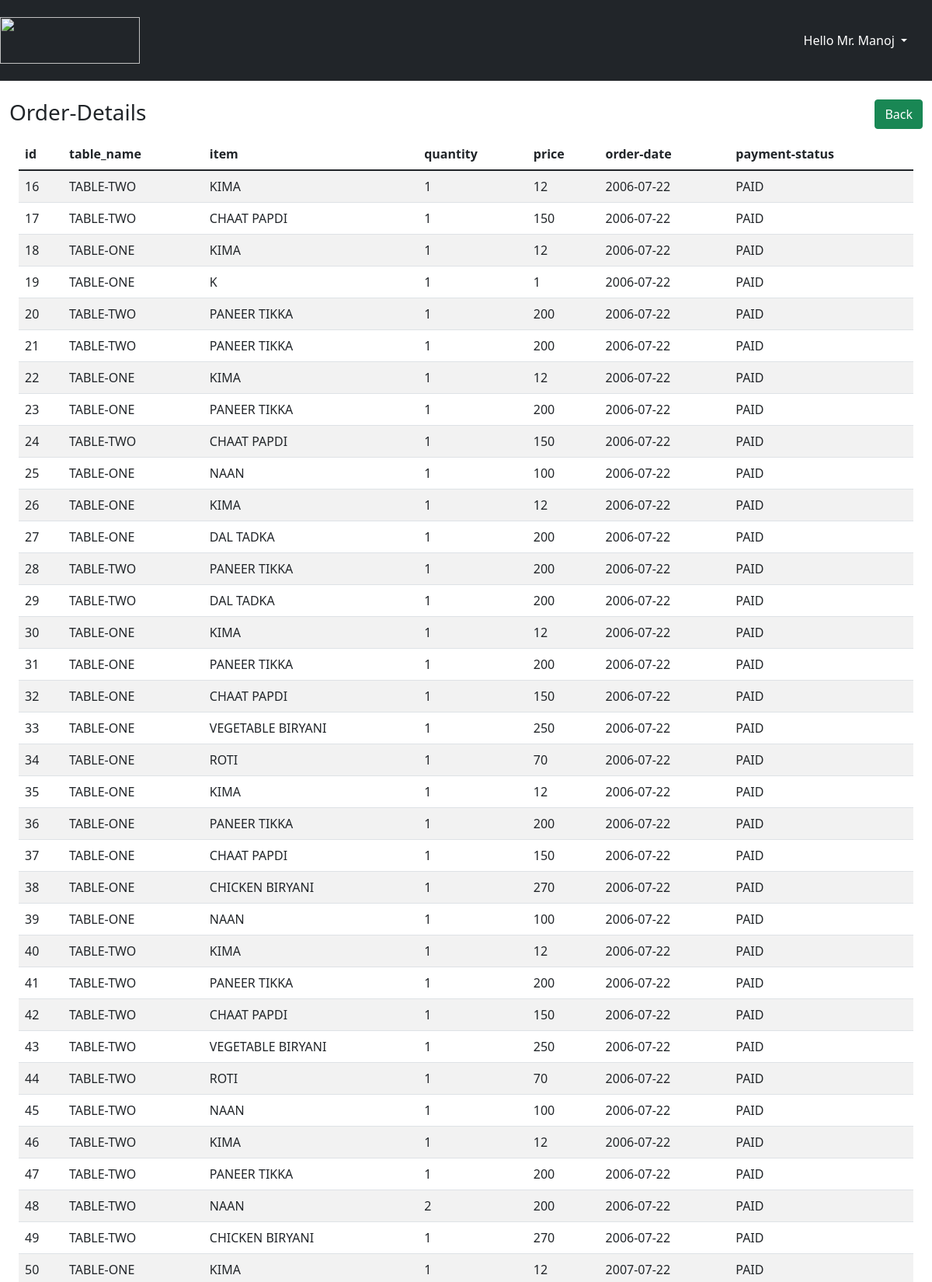
Page /alltimesorder.php (signed in, upper part) on the committed database.
### tables this page shows
CREATE TABLE IF NOT EXISTS `rms_admin` (
  `id` int(10) NOT NULL AUTO_INCREMENT,
  `name` varchar(30) NOT NULL,
  `email` varchar(30) NOT NULL,
  `mobile_no` int(13) NOT NULL,
  `gender` varchar(30) NOT NULL,
  `address` varchar(100) NOT NULL,
  `password` varchar(200) NOT NULL,
  PRIMARY KEY (`id`),
  UNIQUE KEY `email` (`email`)
);

CREATE TABLE IF NOT EXISTS `rms_order` (
  `id` int(30) NOT NULL AUTO_INCREMENT,
  `table_name` int(30) NOT NULL,
  `item` int(30) NOT NULL,
  `quantity` float NOT NULL,
  `price` float NOT NULL,
  `order_date` date NOT NULL,
  `payment_status` varchar(30) NOT NULL,
  `manage_by` int(10) NOT NULL,
  PRIMARY KEY (`id`),
  KEY `FK_order_table` (`table_name`),
  KEY `FK_order_admin` (`manage_by`)
);

CREATE TABLE IF NOT EXISTS `rms_tables` (
  `id` int(30) NOT NULL AUTO_INCREMENT,
  `name` varchar(30) NOT NULL,
  PRIMARY KEY (`id`),
  UNIQUE KEY `name` (`name`)
);

CREATE TABLE IF NOT EXISTS `items` (
  `id` int(30) NOT NULL AUTO_INCREMENT,
  `item_name` varchar(30) NOT NULL,
  `item_description` varchar(200) NOT NULL,
  `item_price` float NOT NULL,
  `item_catagory` int(30) NOT NULL,
  `status` varchar(30) NOT NULL,
  PRIMARY KEY (`id`),
  UNIQUE KEY `item_name` (`item_name`),
  KEY `FK_Item_Cat` (`item_catagory`)
);

### alltimesorder.php (the view, shortened to what this page needs)
<?php
include 'rmsdbcon.php';
 if(isset($_SESSION["admin"])){
  $user = $_SESSION["admin"];
  $r = mysqli_query($con, "SELECT * FROM `rms_admin` WHERE `id`='$user'");
  $row = mysqli_fetch_array($r);
  $i = $row["name"];
 }else{
    header("location:rmslogout.php");
}
$_result = mysqli_query($con,"SELECT * FROM `rms_order`;");
?>
<!DOCTYPE html>
<html lang="en">
<head>
  <link href="https://cdn.jsdelivr.net/npm/bootstrap@5.1.3/dist/css/bootstrap.min.css" rel="stylesheet">
</head>
<body>
<header>
    <nav class="navbar navbar-light bg-dark">
        <a class="navbar-brand" href="#">
            <img src="images/food-mania-logo.png" width="180" height="60" class="d-inline-block align-top" alt="">
        </a>
        <div id="page-content-wrapper">
            <nav class="navbar navbar-expand-lg navbar-light bg-transparent py-4 px-4">
                <div class="collapse navbar-collapse" id="navbarSupportedContent">
                    <ul class="navbar-nav ms-auto mb-2 mb-lg-0">
                        <li class="nav-item dropdown">
                            <a class="nav-link dropdown-toggle second-text text-white" href="#" id="navbarDropdown"
                                role="button" data-bs-toggle="dropdown" aria-expanded="false">
                                <i class="fas fa-user me-2"></i><?php echo "Hello ".$i?>
                            </a>
                        </li>
                    </ul>
                </div>
            </nav>
        </div>
    </nav>
</header>
<div class="container-fluid">
        <div class="row g-3 my-2">
            <div class="col">
                <h3>Order-Details</h3>
            </div>
            <div class="col">
                <a href="displaytodaysorder.php" class="btn btn-success btn-lg-3" role="button" style="margin-left: 760px;">Back</a>
            </div>
        </div>
<?php
if (mysqli_num_rows($_result)>0){
?>
<div class="container-fluid">
<table class="table table-striped">
  <thead>
    <tr>
      <th scope="col">id</th>
      <th scope="col">table_name</th>
      <th scope="col">item</th>
      <th scope="col">quantity</th>
      <th scope="col">price</th>
      <th scope="col">order-date</th>
      <th scope="col">payment-status</th>
    </tr>
  </thead>
  <?php
while($row1=mysqli_fetch_array($_result)){
    $ni=$row1["table_name"];
    $nq= mysqli_query($con, "SELECT * FROM `rms_tables` WHERE `id`='$ni'");
    $r = mysqli_fetch_array($nq);
    $ix = $r["name"];
    $nn= $row1["item"];
    $nh= mysqli_query($con, "SELECT * FROM `items` WHERE `id`='$nn'");
    $rx = mysqli_fetch_array($nh);
    $is = $rx["item_name"];
    ?>
    <tr>
    <td><?php echo $row1["id"];?></td>
    <td><?php echo $ix;?></td>
    <td><?php echo $is;?></td>
    <td><?php echo $row1["quantity"];?></td>
    <td><?php echo $row1["price"];?></td>
    <td><?php echo $row1["order_date"];?></td>
    <td><?php echo $row1["payment_status"];?></td>
    </tr>
    <?php
}
?>
</table>
</div>
<?php
}
else{
    echo"No Record Found";
}
?>
</body>
</html>

### rows in the picture
rms_admin: name "Mr. Manoj"
rms_order: id "16", table_name.name "TABLE-TWO", items.item_name "KIMA", quantity "1", price "12", order_date "2006-07-22", payment_status "PAID"
rms_order: id "17", table_name.name "TABLE-TWO", items.item_name "CHAAT PAPDI", quantity "1", price "150", order_date "2006-07-22", payment_status "PAID"
rms_order: id "18", table_name.name "TABLE-ONE", items.item_name "KIMA", quantity "1", price "12", order_date "2006-07-22", payment_status "PAID"
rms_order: id "19", table_name.name "TABLE-ONE", items.item_name "K", quantity "1", price "1", order_date "2006-07-22", payment_status "PAID"
rms_order: id "20", table_name.name "TABLE-TWO", items.item_name "PANEER TIKKA", quantity "1", price "200", order_date "2006-07-22", payment_status "PAID"
rms_order: id "21", table_name.name "TABLE-TWO", items.item_name "PANEER TIKKA", quantity "1", price "200", order_date "2006-07-22", payment_status "PAID"
rms_order: id "22", table_name.name "TABLE-ONE", items.item_name "KIMA", quantity "1", price "12", order_date "2006-07-22", payment_status "PAID"
rms_order: id "23", table_name.name "TABLE-ONE", items.item_name "PANEER TIKKA", quantity "1", price "200", order_date "2006-07-22", payment_status "PAID"
rms_order: id "24", table_name.name "TABLE-TWO", items.item_name "CHAAT PAPDI", quantity "1", price "150", order_date "2006-07-22", payment_status "PAID"
rms_order: id "25", table_name.name "TABLE-ONE", items.item_name "NAAN", quantity "1", price "100", order_date "2006-07-22", payment_status "PAID"
rms_order: id "26", table_name.name "TABLE-ONE", items.item_name "KIMA", quantity "1", price "12", order_date "2006-07-22", payment_status "PAID"
rms_order: id "27", table_name.name "TABLE-ONE", items.item_name "DAL TADKA", quantity "1", price "200", order_date "2006-07-22", payment_status "PAID"
rms_order: id "28", table_name.name "TABLE-TWO", items.item_name "PANEER TIKKA", quantity "1", price "200", order_date "2006-07-22", payment_status "PAID"
rms_order: id "29", table_name.name "TABLE-TWO", items.item_name "DAL TADKA", quantity "1", price "200", order_date "2006-07-22", payment_status "PAID"
rms_order: id "30", table_name.name "TABLE-ONE", items.item_name "KIMA", quantity "1", price "12", order_date "2006-07-22", payment_status "PAID"
rms_order: id "31", table_name.name "TABLE-ONE", items.item_name "PANEER TIKKA", quantity "1", price "200", order_date "2006-07-22", payment_status "PAID"
rms_order: id "32", table_name.name "TABLE-ONE", items.item_name "CHAAT PAPDI", quantity "1", price "150", order_date "2006-07-22", payment_status "PAID"
rms_order: id "33", table_name.name "TABLE-ONE", items.item_name "VEGETABLE BIRYANI", quantity "1", price "250", order_date "2006-07-22", payment_status "PAID"
rms_order: id "34", table_name.name "TABLE-ONE", items.item_name "ROTI", quantity "1", price "70", order_date "2006-07-22", payment_status "PAID"
rms_order: id "35", table_name.name "TABLE-ONE", items.item_name "KIMA", quantity "1", price "12", order_date "2006-07-22", payment_status "PAID"
rms_order: id "36", table_name.name "TABLE-ONE", items.item_name "PANEER TIKKA", quantity "1", price "200", order_date "2006-07-22", payment_status "PAID"
rms_order: id "37", table_name.name "TABLE-ONE", items.item_name "CHAAT PAPDI", quantity "1", price "150", order_date "2006-07-22", payment_status "PAID"
rms_order: id "38", table_name.name "TABLE-ONE", items.item_name "CHICKEN BIRYANI", quantity "1", price "270", order_date "2006-07-22", payment_status "PAID"
rms_order: id "39", table_name.name "TABLE-ONE", items.item_name "NAAN", quantity "1", price "100", order_date "2006-07-22", payment_status "PAID"
rms_order: id "40", table_name.name "TABLE-TWO", items.item_name "KIMA", quantity "1", price "12", order_date "2006-07-22", payment_status "PAID"
rms_order: id "41", table_name.name "TABLE-TWO", items.item_name "PANEER TIKKA", quantity "1", price "200", order_date "2006-07-22", payment_status "PAID"
rms_order: id "42", table_name.name "TABLE-TWO", items.item_name "CHAAT PAPDI", quantity "1", price "150", order_date "2006-07-22", payment_status "PAID"
rms_order: id "43", table_name.name "TABLE-TWO", items.item_name "VEGETABLE BIRYANI", quantity "1", price "250", order_date "2006-07-22", payment_status "PAID"
rms_order: id "44", table_name.name "TABLE-TWO", items.item_name "ROTI", quantity "1", price "70", order_date "2006-07-22", payment_status "PAID"
rms_order: id "45", table_name.name "TABLE-TWO", items.item_name "NAAN", quantity "1", price "100", order_date "2006-07-22", payment_status "PAID"
rms_order: id "46", table_name.name "TABLE-TWO", items.item_name "KIMA", quantity "1", price "12", order_date "2006-07-22", payment_status "PAID"
rms_order: id "47", table_name.name "TABLE-TWO", items.item_name "PANEER TIKKA", quantity "1", price "200", order_date "2006-07-22", payment_status "PAID"
rms_order: id "48", table_name.name "TABLE-TWO", items.item_name "NAAN", quantity "2", price "200", order_date "2006-07-22", payment_status "PAID"
rms_order: id "49", table_name.name "TABLE-TWO", items.item_name "CHICKEN BIRYANI", quantity "1", price "270", order_date "2006-07-22", payment_status "PAID"
rms_order: id "50", table_name.name "TABLE-ONE", items.item_name "KIMA", quantity "1", price "12", order_date "2007-07-22", payment_status "PAID"
